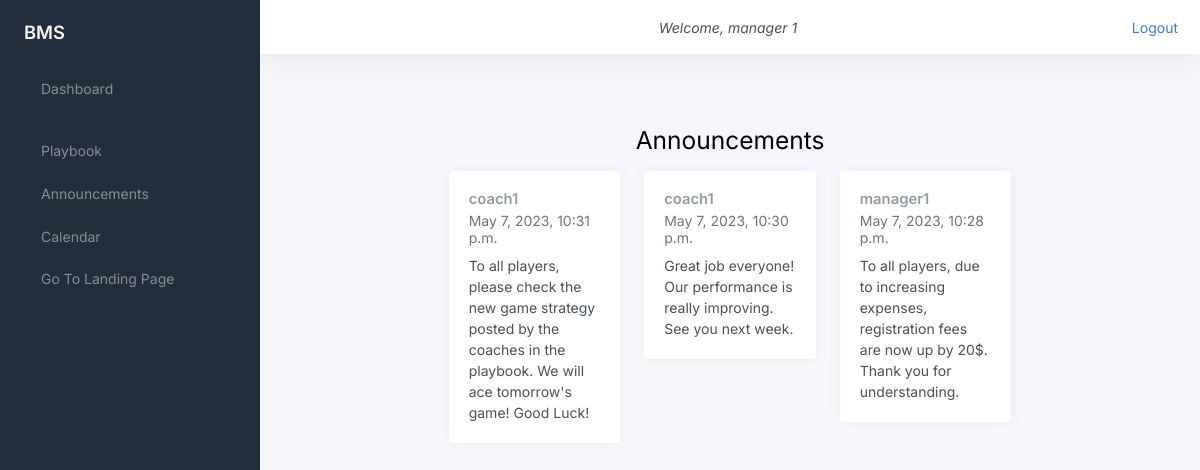
The page /announcements_player/ (signed in) on the database its author committed.
### bMSapp/models.py (models this page shows, shortened)
class Announcement(models.Model):
    owner = models.ForeignKey(Profile, on_delete=models.CASCADE)
    message = models.TextField()
    datetime = models.DateTimeField(auto_now_add=True)

class Profile(models.Model):
    user = models.OneToOneField(User, on_delete=models.CASCADE)
    phone_number = models.CharField(max_length=15)
    date_of_birth = models.DateField()

### bMSapp/views.py (the view)
# urls.py: path('announcements_player/', views.announcements_player,
def announcements_player(request):
    announcements = Announcement.objects.all().order_by('-datetime')
    return render(request, 'announcements_player.html', {'announcements': announcements})

### templates/announcements_player.html (shortened to what this page needs)
{% extends 'base_player.html' %} {% block content %}
<main class="content">
  <div class="text-center mt-4">
    <h1 class="h2">Announcements</h1>
  </div>
  <div class="row">
    <div class="col-12 d-flex justify-content-center">
      <div class="col-lg-8 col-xxl-9">
        <div class="row">
          {% for announcement in announcements %}
          <div class="col-md-6 col-lg-4 mb-4">
            <div class="card">
              <div class="card-body">
                <h5 class="card-title">
                  {{announcement.owner.user.username}}
                </h5>
                <h6 class="card-subtitle mb-2 text-muted">
                  {{announcement.datetime}}
                </h6>
                <p class="card-text">{{announcement.message}}</p>
              </div>
            </div>
          </div>
          {% endfor %}
        </div>
</main>
{% endblock %}

### templates/base_player.html (shortened to what this page needs)
{% load static %}
<!DOCTYPE html>
<html lang="en">
<head>
	<link href="{% static 'css/style.css' %}" rel="stylesheet">
	<link href="{% static 'css/app.css' %}" rel="stylesheet">
</head>
<body>
	<div class="wrapper">
		<nav id="sidebar" class="sidebar js-sidebar">
			<div class="sidebar-content js-simplebar">
				<a class="sidebar-brand" href="#">
          <span class="align-middle">BMS</span>
        </a>
				<ul class="sidebar-nav">
					<li class="sidebar-item ">
						<a class="sidebar-link" href="{% url 'player_after_login' %}">
    			 <span class="align-middle">Dashboard</span>
			</li>
			<li class="sidebar-item">
			<a class="sidebar-link" href="{% url 'playbook' %}">
				 <span class="align-middle">Playbook</span>
			  </a>
					</li>
					<li class="sidebar-item">
						<a class="sidebar-link" href="{% url 'announcements_player' %}">
							 <span class="align-middle">Announcements</span>
						  </a>
								</li>
					<li class="sidebar-item">
						<a class="sidebar-link" href="{% url 'calendar_player' %}">
							 <span class="align-middle">Calendar</span>
						  </a>
								</li>
								<li class="sidebar-item">
									<a class="sidebar-link" href="{% url 'landing_page' %}">
										 <span class="align-middle">Go To Landing Page</span>
									  </a>
											</li>
				</ul>
			</div>
		</nav>
		<div class="main">
			<nav class="navbar navbar-expand navbar-light navbar-bg">
				{% if user.is_authenticated %}
				<a class="sidebar-toggle js-sidebar-toggle"></a>
				<div class="d-flex justify-content-center flex-grow-1">
					<i class="navbar-item">Welcome, {{ user.get_full_name }}</i>
				</div>
				<div class="d-flex justify-content-end">
					<a href="{% url 'logout' %}">Logout</a>
				</div>
				{% endif %}
			</nav>
			{% block content %}
			{% endblock %}
		</div>
</body>
</html>

### rows shown on the page
Announcement: owner.user.username "coach1", datetime "May 7, 2023, 10:31 p.m.", message "To all players, please check the new game strategy posted by the coaches in the playbook. We will ace tomorrow's game! Good Luck!"
Announcement: owner.user.username "coach1", datetime "May 7, 2023, 10:30 p.m.", message "Great job everyone! Our performance is really improving. See you next week."
Announcement: owner.user.username "manager1", datetime "May 7, 2023, 10:28 p.m.", message "To all players, due to increasing expenses, registration fees are now up by 20$. Thank you for understanding."

### other values the page prints
{{ user.get_full_name }} "manager 1"
